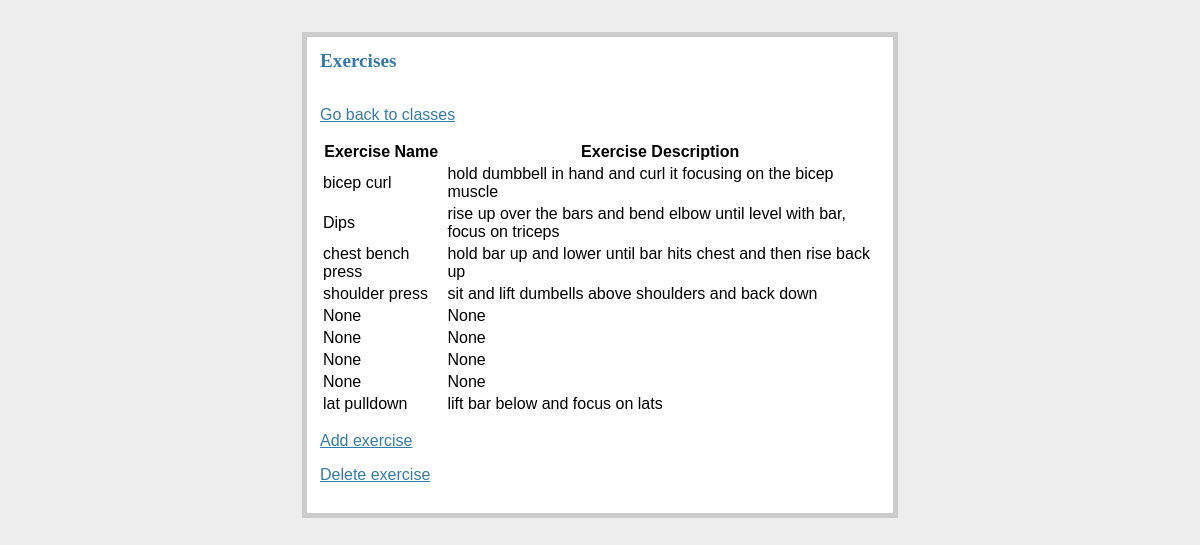
Page /view_exercises on the committed database.
### tables this page shows
CREATE TABLE Exercise(id INTEGER  PRIMARY KEY AUTOINCREMENT, name varchar(20), description varchar(20));

### gym.py (the view)
@app.route('/view_exercises')
def view_exercises():
    db = get_db()
    curExercise = db.execute("Select e.name,e.description from exercise e")
    exercises = curExercise.fetchall()
    return render_template('view_exercises.html',exercises=exercises)

### gym.py (called while the page is built)
def connect_db():
    rv = sqlite3.connect(app.config["DATABASE"])
    rv.row_factory = sqlite3.Row
    return rv

def get_db():
    if not hasattr(g, 'sqlite_db'):
        g.sqlite_db = connect_db()
    return g.sqlite_db

### templates/view_exercises.html (shortened to what this page needs)
<!DOCTYPE html>
<html lang="en">
<head>
    <link rel=stylesheet type=text/css href="{{ url_for('static', filename='style.css') }}">
</head>
<div class="page">
<h2>Exercises</h2><br>
<p><a href="{{ url_for('get_classes') }}">Go back to classes</a></p>
<table>
  <tr>
    <th>Exercise Name</th>
      <th></th>
    <th>Exercise Description</th>
      <th></th>
  </tr>
  {% for exercise in exercises%}
  <tr>
    <td>{{exercise.name}}</td>
      <th></th>
    <td>{{exercise.description}}</td>
    {% endfor %}
    </tr>
</table>
<p><a href="{{ url_for('add_exercises') }}">Add exercise</a></p>
<p><a href="{{ url_for('delete_exercise') }}">Delete exercise</a></p>
</div>
</body>
</html>

### static/style.css (style rules this page uses)
a, h1, h2 { color: #377ba8; }
h1, h2 { font-family: 'Georgia', serif; margin: 0; }
h2 { font-size: 1.2em; }
.page { margin: 2em auto; width: 35em; border: 5px solid #ccc; padding: 0.8em; background: white; }

### rows in the picture
Exercise: name "bicep curl", description "hold dumbbell in hand and curl it focusing on the bicep muscle"
Exercise: name "Dips", description "rise up over the bars and bend elbow until level with bar, focus on triceps"
Exercise: name "chest bench press", description "hold bar up and lower until bar hits chest and then rise back up"
Exercise: name "shoulder press", description "sit and lift dumbells above shoulders and back down"
Exercise: name "lat pulldown", description "lift bar below and focus on lats"

### other values in the picture
{{ exercise.name }} "None" "None" "None" "None"
{{ exercise.description }} "None" "None" "None" "None"
